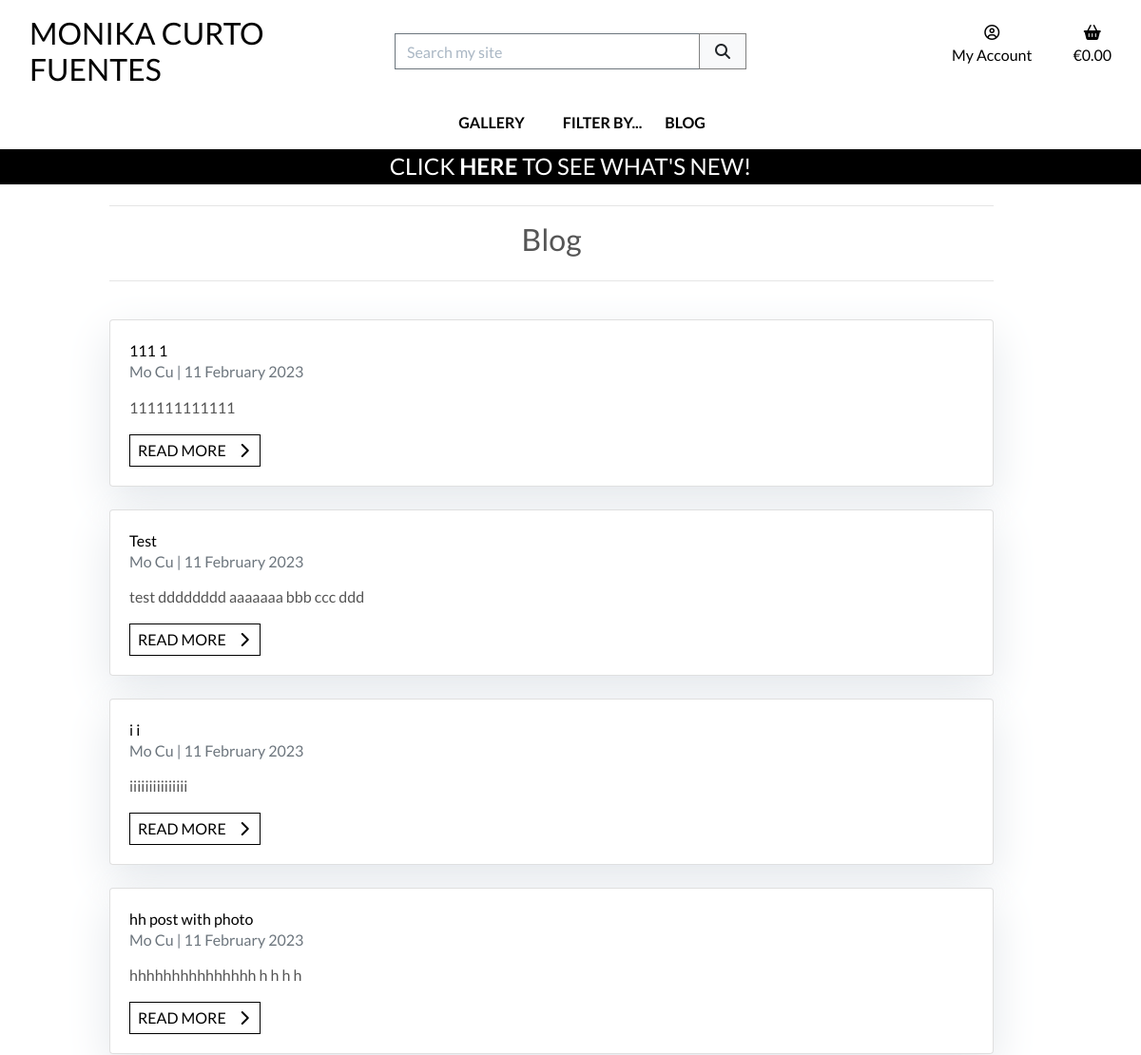
The page /blog/ (upper part) on the database as committed earlier.
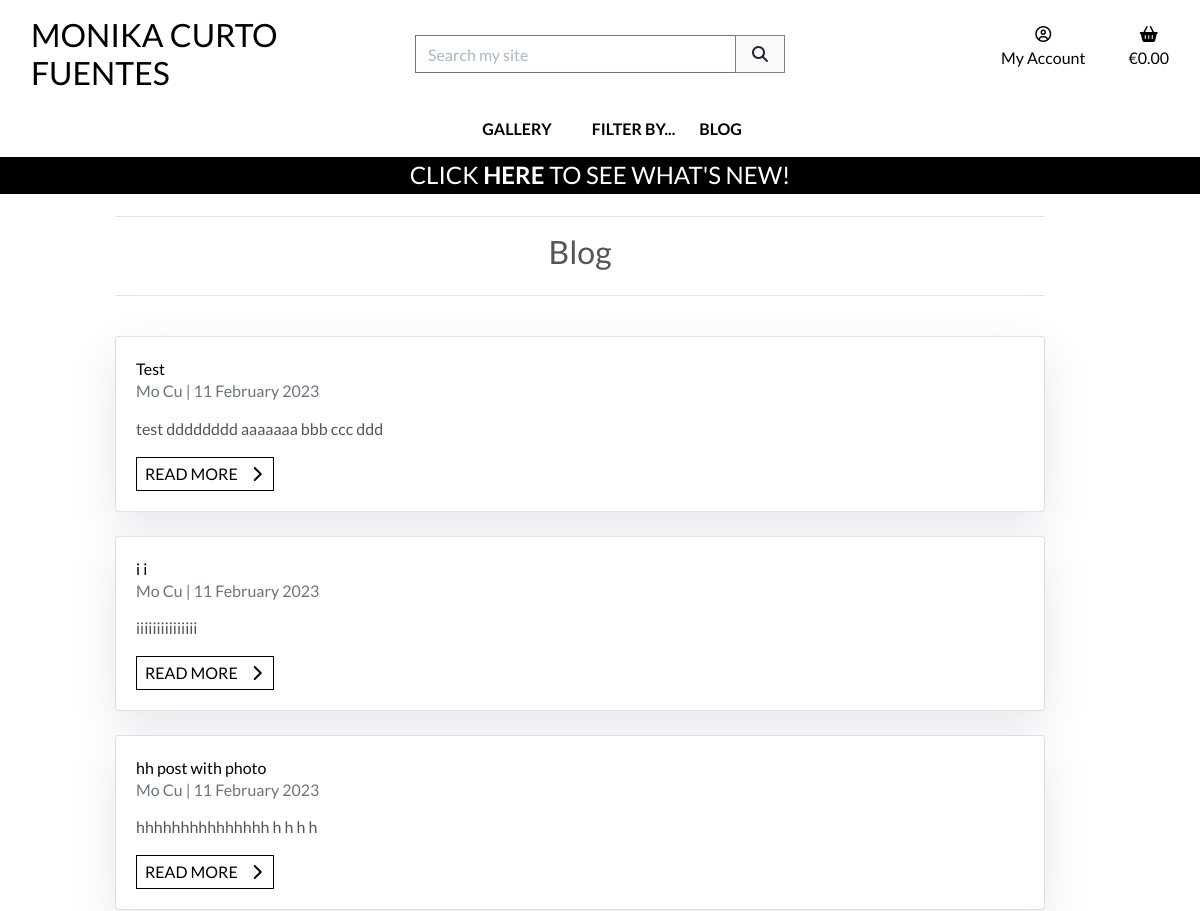
The same page on the database as committed later.
### blog/models.py (models this page shows, shortened)
class Post(models.Model):
    title = models.CharField(
        max_length=150,
        unique=True)
    slug = models.SlugField(
        max_length=150,
        unique=True)
    author = models.ForeignKey(
        User,
        on_delete=models.CASCADE,
        related_name="blog_posts")
    content = models.TextField()
    featured_image = models.ImageField(
        null=True,
        blank=True)
    highlight = models.BooleanField(
        default=False)
    live = models.BooleanField(
        default=True)
    created_on = models.DateTimeField(
        auto_now_add=True)
    updated_on = models.DateTimeField(
        auto_now=True)
    class Meta:
        ordering = ['created_on']

### blog/views.py (the view)
class PostList(generic.ListView):
    model = Post
    posts = Post.objects.all()
    template_name = "blog/blog.html"
    ordering = '-created_on'
    def get_queryset(self):
        queryset = super().get_queryset()
        if self.request.user.is_staff:
            return queryset
        return queryset.filter(live=True)

### bag/contexts.py (called while the page is built, shortened)
def bag_contents(request):
    bag_items = []
    total = 0
    product_count = 0
    bag = request.session.get('bag', {})
    if total < settings.FREE_DELIVERY_THRESHOLD and total > 0:
        min_charge = settings.DELIVERY_MIN_CHARGE
        delivery = max(
            total * Decimal(settings.STANDARD_DELIVERY_PERCENTAGE / 100),
            min_charge)
        free_delivery_delta = settings.FREE_DELIVERY_THRESHOLD - total
    else:
        delivery = 0
        free_delivery_delta = 0
    grand_total = delivery + total
    context = {
        'bag_items': bag_items,
        'total': total,
        'product_count': product_count,
        'delivery': delivery,
        'free_delivery_delta': free_delivery_delta,
        'free_delivery_threshold': settings.FREE_DELIVERY_THRESHOLD,
        'grand_total': grand_total,
    }
    return context

### blog/templates/blog/blog.html (shortened to what this page needs)
{% extends "base.html" %}
{% load static %}
{% block page_header %}
    {% include "includes/page_header.html" with title="Blog" subtitle="" %}
{% endblock %}
{% block content %}
    <div class="container mb-4 col-12 col-md-10 offset-md-1">
        <div class="row">
            <div class="col">
                {% if post_list|length > 0 %}
                    {% for post in post_list %}
                        <div class="card mb-4">
                            <div class="card-body">
                                <a href="{% url 'post_detail' post.slug  %}"
                                    <h5 class="card-title">{{ post.title }}</h5>
                                </a>
                                <p class="card-text text-muted h6">
                                    {{ post.author.get_full_name|default:post.author.username }} | {{ post.created_on | date:"d F Y"}}
                                </p>
                                <p class="card-text">
                                    {{post.content|stringformat:".200s"|safe }}
                                </p>
                                <a href="{% url 'post_detail' post.slug  %}"
                                    class="btn btn-outline-black rounded-0 px-1 py-1">
                                    <span class="text-uppercase mx-1">Read more</span>
                                    <span class="icon">
                                        <i class="fas fa-chevron-right"></i>
                                    </span>
                                </a>
                            </div>
                        </div>
                    {% endfor %}
                {% endif %}
            </div>
        </div>
    </div>
{% endblock %}

Rows that differ between the two databases and show on the page:
removed Post: title "111 1", author.get_full_name "Mo Cu", created_on "11 February 2023", content "111111111111"
